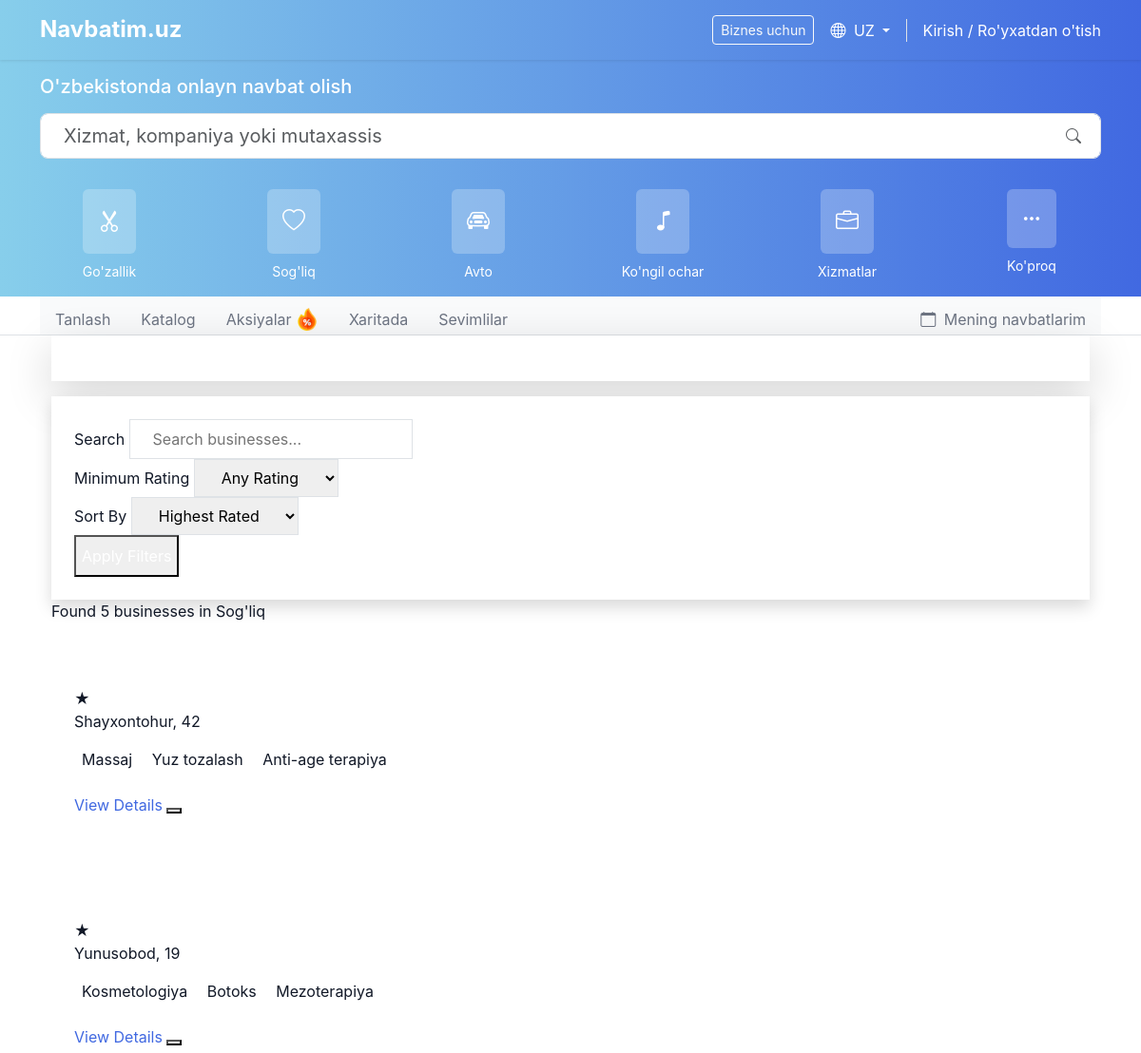
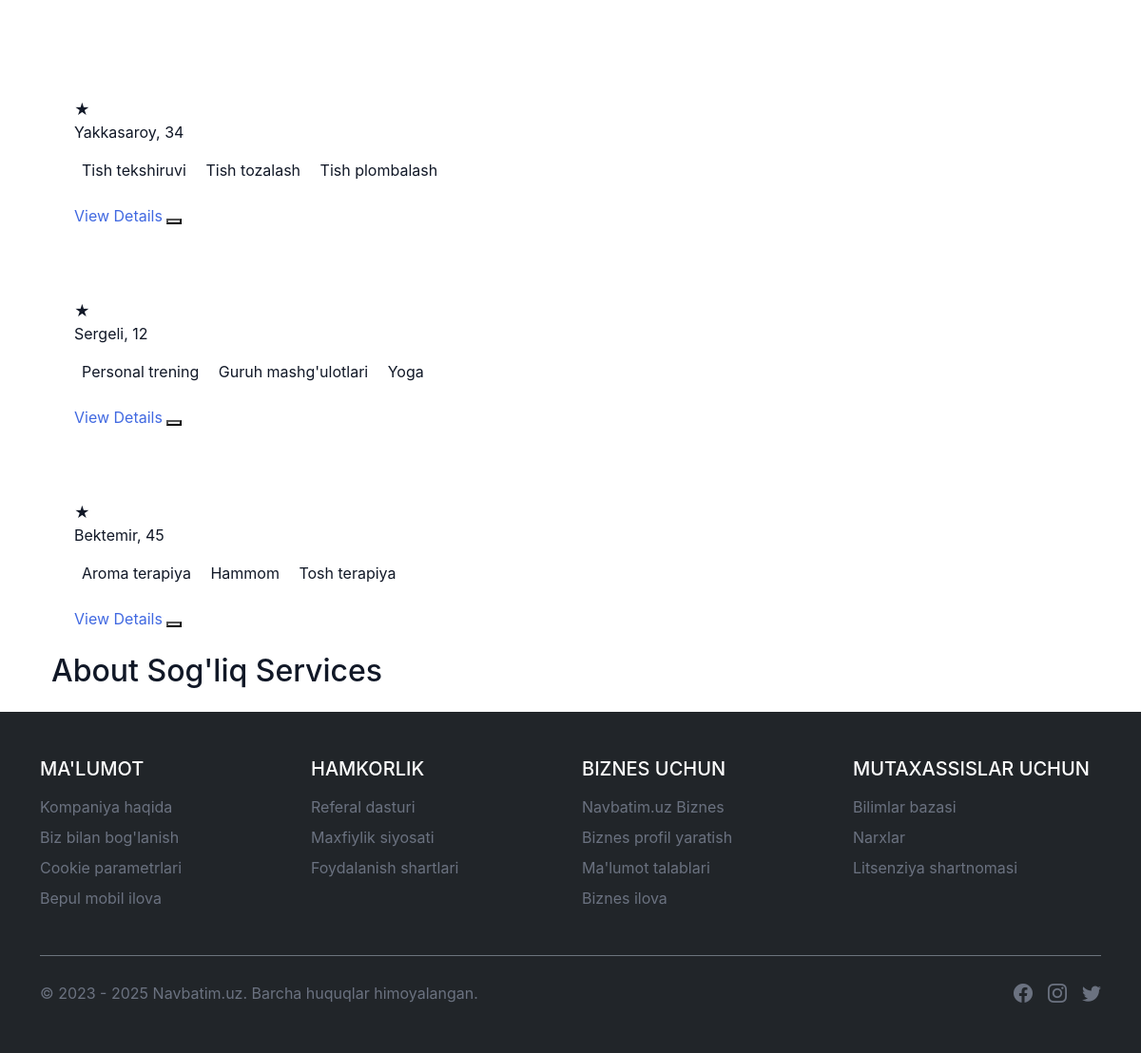
Page /services/category/health/ on the committed database (2 pictures, top to bottom).
### services/models.py (models this page shows, shortened)
class Category(models.Model):
    name = models.CharField(max_length=100)
    slug = models.SlugField(unique=True)
    icon = models.CharField(max_length=50, help_text="Icon name from the icon set")
    icon_color = models.CharField(max_length=50, default="bg-emerald-100 text-emerald-500")
    order = models.PositiveIntegerField(default=0)
    class Meta:
        verbose_name_plural = "Categories"
        ordering = ['order']

class Service(models.Model):
    business = models.ForeignKey(BusinessProfile, on_delete=models.CASCADE, related_name='services')
    category = models.ForeignKey(Category, on_delete=models.CASCADE, related_name='services')
    name = models.CharField(max_length=100)
    description = models.TextField(blank=True)
    image = models.ImageField(upload_to='services/', blank=True, null=True)
    price = models.DecimalField(max_digits=10, decimal_places=2)
    duration = models.PositiveIntegerField(help_text="Duration in minutes")
    has_discount = models.BooleanField(default=False)
    is_active = models.BooleanField(default=True)
    created_at = models.DateTimeField(auto_now_add=True)
    updated_at = models.DateTimeField(auto_now=True)

### users/models.py (models this page shows, shortened)
class BusinessProfile(models.Model):
    user = models.OneToOneField(CustomUser, on_delete=models.CASCADE, related_name='business_profile')
    business_name = models.CharField(max_length=100)
    description = models.TextField(blank=True)
    address = models.CharField(max_length=255)
    city = models.CharField(max_length=100)
    phone_number = models.CharField(max_length=20, blank=True)
    website = models.URLField(blank=True, null=True)
    logo = models.ImageField(upload_to='business_logos/', blank=True, null=True)
    cover_image = models.ImageField(upload_to='business_covers/', blank=True, null=True)
    latitude = models.FloatField(null=True, blank=True)
    longitude = models.FloatField(null=True, blank=True)
    is_premium = models.BooleanField(default=False)
    is_verified = models.BooleanField(default=False)
    created_at = models.DateTimeField(auto_now_add=True)
    updated_at = models.DateTimeField(auto_now=True)

### services/views.py (the view)
# urls.py: path('category/<slug:slug>/', views.category_detail, name='category_detail'),
def category_detail(request, slug):
    category = get_object_or_404(Category, slug=slug)
    services = Service.objects.filter(category=category)
    businesses = BusinessProfile.objects.filter(services__in=services).distinct().annotate(
        avg_rating=Avg('services__reviews__rating'),
        review_count=Count('services__reviews')
    )
    context = {
        'category': category,
        'businesses': businesses,
    }
    return render(request, 'services/category_detail.html', context)

### core/context_processors.py (called while the page is built)
def categories(request):
    return {
        'global_categories': Category.objects.all()
    }

### templates/services/category_detail.html (shortened to what this page needs)
{% extends 'base.html' %}
{% load static %}
{% load custom_filters %}
{% block content %}
<div class="container mx-auto px-4 py-8">
    <div class="bg-gradient-to-r from-primary-600 to-primary-800 rounded-lg shadow-lg p-6 mb-8">
        <div class="flex items-center justify-between">
            <div>
                <h1 class="text-3xl font-bold text-white">{{ category.name }}</h1>
            </div>
        </div>
    </div>
    <div class="bg-white rounded-lg shadow p-4 mb-8">
        <form method="get" class="flex flex-col md:flex-row gap-4 items-center">
            <div class="flex-1">
                <label for="search" class="block text-sm font-medium text-gray-700 mb-1">Search</label>
                <input type="text" name="search" id="search" value="{{ request.GET.search|default:'' }}"
                    class="w-full px-4 py-2 border border-gray-300 rounded-md focus:ring-primary-500 focus:border-primary-500"
                    placeholder="Search businesses...">
            </div>
            <div class="w-full md:w-48">
                <label for="rating" class="block text-sm font-medium text-gray-700 mb-1">Minimum Rating</label>
                <select name="rating" id="rating" class="w-full px-4 py-2 border border-gray-300 rounded-md focus:ring-primary-500 focus:border-primary-500">
                    <option value="">Any Rating</option>
                </select>
            </div>
            <div class="w-full md:w-48">
                <label for="sort" class="block text-sm font-medium text-gray-700 mb-1">Sort By</label>
                <select name="sort" id="sort" class="w-full px-4 py-2 border border-gray-300 rounded-md focus:ring-primary-500 focus:border-primary-500">
                    <option value="rating" {% if request.GET.sort == 'rating' %}selected{% endif %}>Highest Rated</option>
                </select>
            </div>
            <div class="w-full md:w-auto self-end">
                <button type="submit" class="w-full md:w-auto px-6 py-2 bg-primary-600 text-white font-medium rounded-md hover:bg-primary-700 focus:outline-none focus:ring-2 focus:ring-primary-500 focus:ring-offset-2">
                </button>
            </div>
        </form>
    </div>
    <div class="mb-6">
        <p class="text-gray-600">Found <span class="font-semibold">{{ businesses.count }}</span> businesses in <span class="font-semibold">{{ category.name }}</span></p>
    </div>
    {% if businesses %}
    <div class="grid grid-cols-1 md:grid-cols-2 lg:grid-cols-3 gap-6">
        {% for business in businesses %}
        <div class="bg-white rounded-lg shadow-md overflow-hidden hover:shadow-lg transition-shadow duration-300">
            <div class="relative h-48 overflow-hidden">
                {% if business.is_premium %}
                <div class="absolute top-2 right-2 bg-yellow-500 text-white px-2 py-1 rounded-md text-xs font-bold">
                </div>
                {% endif %}
            </div>
            <div class="p-4">
                <div class="flex justify-between items-start">
                    <div class="flex items-center">
                        <span class="text-yellow-500 mr-1">★</span>
                    </div>
                </div>
                <p class="text-gray-600 text-sm mb-3">{{ business.address|truncatechars:60 }}</p>
                <div class="flex flex-wrap gap-2 mb-4">
                    {% for service in business.services.all|slice:":3" %}
                    <span class="bg-gray-100 text-gray-800 text-xs px-2 py-1 rounded-md">{{ service.name }}</span>
                    {% endfor %}
                </div>
                <div class="flex justify-between items-center">
                    <a href="/services/business/{{business.id}}" class="text-primary-600 hover:text-primary-800 font-medium text-sm">
                        View Details
                    </a>
                    <button class="text-gray-400 hover:text-primary-600 transition-colors" title="Add to favorites">
                    </button>
                </div>
            </div>
        </div>
        {% endfor %}
    </div>
    {% endif %}
    <div class="mt-12 bg-white rounded-lg shadow-md p-6">
        <h2 class="text-2xl font-bold text-gray-900 mb-4">About {{ category.name }} Services</h2>
    </div>
</div>
{% endblock %}

### templates/includes/navbar.html (shortened to what this page needs)
{% load static %}
<div>
    <div class="bg-gradient-primary text-white">
        <div class="container">
            <div class="py-3">
                <h2 class="h5 mb-3">O'zbekistonda onlayn navbat olish</h2>
                <form action="/services/" method="get" class="position-relative">
                    <input type="text" name="q" class="form-control form-control-lg ps-4" placeholder="Xizmat, kompaniya yoki mutaxassis" aria-label="Search">
                    <button type="submit" class="btn bg-white position-absolute top-50 end-0 translate-middle-y me-2">
                        <i class="bi bi-search text-muted"></i>
                    </button>
                </form>
            </div>
            <div class="py-3">
                <div class="row row-cols-3 row-cols-sm-4 row-cols-md-6 g-5">
                    {% for category in global_categories %}
                    <div class="col">
                        <a href="/services/category/{{category.slug}}" class="text-decoration-none">
                            <div class="d-flex flex-column align-items-center">
                                <div class="rounded p-3 mb-2 bg-light bg-opacity-25 text-white ">
                                    <i class="bi bi-{{ category.icon }} fs-4"></i>
                                </div>
                                <span class="text-white small text-center">{{ category.name }}</span>
                            </div>
                        </a>
                    </div>
                    {% endfor %}
                    <div class="col">
                        <a href="/services/" class="text-decoration-none">
                            <div class="d-flex flex-column align-items-center">
                                <div class="rounded p-3 mb-2 bg-light bg-opacity-25 text-white">
                                    <i class="bi bi-three-dots fs-5"></i>
                                </div>
                                <span class="text-white small text-center">Ko'proq</span>
                            </div>
                        </a>
                    </div>
                </div>
            </div>
        </div>
    </div>
    <div class="bg-white border-bottom">
        <div class="container">
            <ul class="nav nav-tabs border-0">
                <li class="nav-item">
                    <a class="nav-link {% if request.path == '/' %}active{% endif %}" href="{% url 'home' %}">Tanlash</a>
                </li>
                <li class="nav-item">
                    <a class="nav-link {% if request.path == '/services/' %}active{% endif %}" href="/services/">Katalog</a>
                </li>
                <li class="nav-item">
                    <a class="nav-link {% if request.path == '/services/deals/' %}active{% endif %}" href="/services/deals/">
                        Aksiyalar
                        <img src="{% static 'img/hot-sale.png' %}" alt="Hot Sale" style="height: 1.5em; vertical-align: top;">
                    </a>
                </li>
                <li class="nav-item">
                    <a class="nav-link {% if request.path == '/services/map/' %}active{% endif %}" href="/services/map/">Xaritada</a>
                </li>
                <li class="nav-item">
                    <a class="nav-link {% if request.path == '/users/favorites/' %}active{% endif %}" href="{% url 'favorites' %}">Sevimlilar</a>
                </li>
                <li class="nav-item ms-auto">
                    <a class="nav-link {% if request.path == '/appointments/' %}active{% endif %}" href="{% url 'appointment_list' %}">
                        <i class="bi bi-calendar me-1"></i> Mening navbatlarim
                    </a>
                </li>
            </ul>
        </div>
    </div>
</div>

### static/css/styles.css (style rules this page uses)
:root { --primary: #4169E1; --primary-dark: #2A4066; --primary-light: #BFEAFD; --secondary: #87CEEB; --secondary-light: #E6F0FA; --dark: #111827; --light: #f9fafb; --gray: #6b7280; --gray-light: #e5e7eb; --danger: #dc2626; --success: #16a34a; --warning: #facc15; --info: #0ea5e9; }
body { font-family: "Inter", -apple-system, BlinkMacSystemFont, "Segoe UI", Roboto, Oxygen, Ubuntu, Cantarell, "Open Sans", "Helvetica Neue", sans-serif; color: var(--dark); line-height: 1.5; }
.nav-tabs { background-color: var(--light); transition: height 0.3s ease, padding 0.3s ease; height: 40px; overflow: hidden; }
.nav-tabs .nav-link { color: var(--gray); border: none; border-bottom: 2px solid transparent; padding: 0.75rem 1rem; transition: padding 0.3s ease, font-size 0.3s ease; }
a { color: var(--primary); text-decoration: none; }
.bg-gradient-primary { background: linear-gradient(to right, #87CEEB, #4169E1); }

### rows in the picture
Category: name "Go'zallik"
Category: name "Sog'liq"
Category: name "Avto"
Category: name "Ko'ngil ochar"
Category: name "Xizmatlar"
BusinessProfile: address "Shayxontohur, 42"
Service: name "Massaj"
Service: name "Yuz tozalash"
Service: name "Anti-age terapiya"
BusinessProfile: address "Yunusobod, 19"
Service: name "Kosmetologiya"
Service: name "Botoks"
Service: name "Mezoterapiya"
BusinessProfile: address "Yakkasaroy, 34"
Service: name "Tish tekshiruvi"
Service: name "Tish tozalash"
Service: name "Tish plombalash"
BusinessProfile: address "Sergeli, 12"
Service: name "Personal trening"
Service: name "Guruh mashg'ulotlari"
Service: name "Yoga"
BusinessProfile: address "Bektemir, 45"
Service: name "Aroma terapiya"
Service: name "Hammom"
Service: name "Tosh terapiya"

### other values in the picture
{{ businesses.count }} "5"
